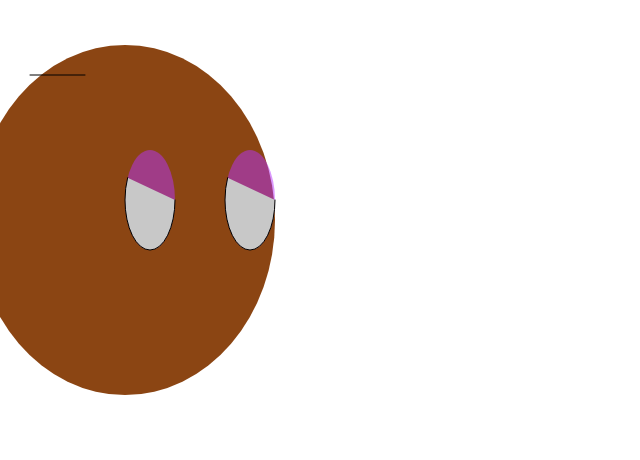
Frame 1 (no input)
Frame 60 (no input): identical to frame 1, image omitted
Frame 120 (the mouse pressed at the canvas centre since frame 60): identical to frame 1, image omitted

The p5.js sketch that drew this single still picture (run headless with seeded random() and noise() and a simulated clock; from frame 60 on, the mouse is pressed at the canvas centre):

// p5.js sketch
// ── sketch.js
function setup() {
createCanvas (640, 460);
}

function draw() {
    
    var faceColor = color("saddlebrown");
    var eyelidColor = color(180, 50, 250, 127);
    var mouth = 
    background("white"); 
    noStroke();
    
    /*face color*/
    fill(faceColor); //color for the face
    ellipse(125, 220, 300, 350); // shape for the face
    
    // eyes
    fill(eyelidColor);
    
    ellipse(150,200,50,100);
    ellipse(250,200,50,100);
    
    fill(200)   
    stroke("black");
    line(85,75,30,75);
    
    arc(150,200,50,100, 0, PI+QUARTER_PI, OPEN);
    arc(250,200,50,100, 0, PI+QUARTER_PI, OPEN);

}


// ── style.css
/* css */

#home {
    background-color:tan;
    font-family:sans-serif;
}
ul {
    padding;0:
}
.link {
    font-size: 2em;
    padding: 0.25em 0
        margin-right: 0.5em;
    display:inline;
}
a { color: red;
}
a:hover {
    color: deeppink;
}
li a {
    color: skyblue;
    transition: color 500ms;
}

#home a {
    text-decoration: none;
    border-top: 1px dotted blue;
}

img {
    width:100%;
    transition: width 1s;
}
omg:hover {
    width:0;
}

ul {
    list-style-type: none;
    margin: 0;
    padding: 0;
    overflow: hidden;
    background-color: #333;
}

li {
    float: left;
}

li a {
    display: block;
    color: white;
    text-align: center;
    padding: 14px 16px;
    text-decoration: none;
}

/* Change the link color to #111 (black) on hover */
li a:hover {
    background-color: #111;
}
